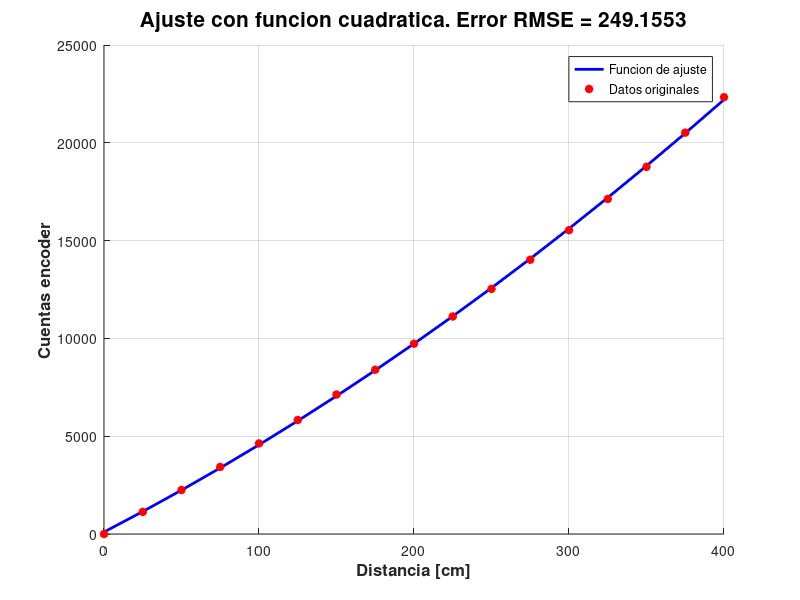
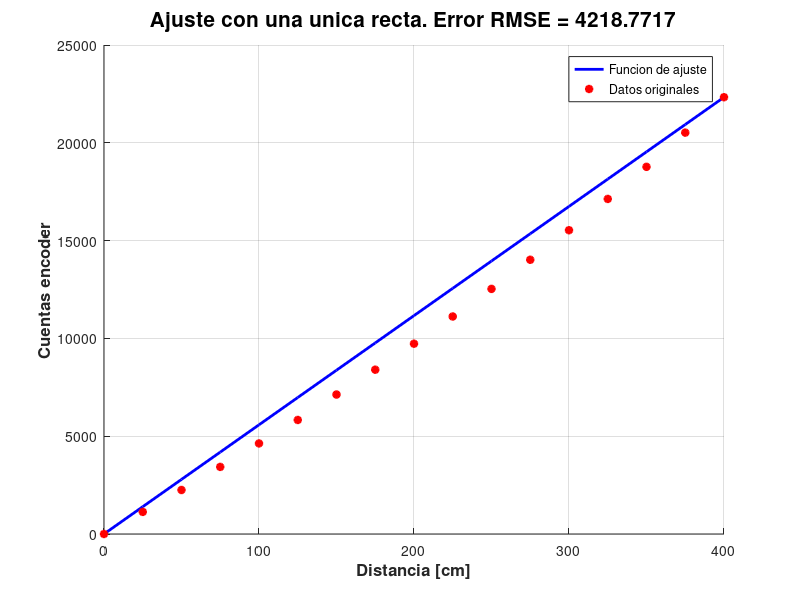

The MATLAB script that drew these images, in order: (Note: this script raises an error after producing the figures.)
clear all; close all; clc; 
% ========= Datos ========= 
Distancia_max = 400; %valor en cm
dist = 0:25:Distancia_max; %valor en cm
cant_ptos = length(dist);
encVal_total = [0	1130	2250	3430	4630	5830	7130	8400	9730	11120	12530	14020	15530	17130	18770	20520	22330];

% ========= Fitteo con cuadratica ========= 
p_real =  polyfit(dist',encVal_total',2);

% -- Fitteo con cuadratica --
fittedCurve_real = p_real(1)*dist.*dist + p_real(2)*dist+p_real(3);
error_rmse = 0;
for(ii = 1: cant_ptos)
    error_rmse = error_rmse +(encVal_total(ii)-fittedCurve_real(ii))^2; 
end
error_rmse = num2str(sqrt(error_rmse));
disp(['Error RMSE cuadratica: ',error_rmse]);
    

% -- Grafico de resultadas --
figure(1); hold all;
grid on;
set(gca,'color',[207/255, 231/255, 245/255]);
plot(dist,fittedCurve_real,'b', 'LineWidth',2);
plot(dist,encVal_total,'*r', 'LineWidth',2);
hold off;
title(['Ajuste con funcion cuadratica. Error RMSE = ',error_rmse],'FontSize',15,'FontWeight','bold');
xlabel('Distancia [cm]','FontSize',12,'FontWeight','bold');
ylabel('Cuentas encoder','FontSize',12,'FontWeight','bold');
legend('Funcion de ajuste','Datos originales');
set(gcf, 'Position', [100, 100, 960,570]);

% ========= Fitteo lineal con una sola recta ========= 
m_recta = (encVal_total(end)-encVal_total(1))/Distancia_max;
recta = dist*m_recta;

error_rmse = 0;
for(ii = 1: cant_ptos)
    error_rmse = error_rmse +(encVal_total(ii)-recta(ii))^2; 
end
error_rmse = num2str(sqrt(error_rmse));
disp(['Error RMSE recta: ',error_rmse]);

figure(2); hold all;
grid on;
set(gca,'color',[207/255, 231/255, 245/255]);
plot(dist,recta,'b', 'LineWidth',2);
plot(dist,encVal_total,'*r', 'LineWidth',2);
hold off;
title(['Ajuste con una unica recta. Error RMSE = ',error_rmse],'FontSize',15,'FontWeight','bold');
xlabel('Distancia [cm]','FontSize',12,'FontWeight','bold');
ylabel('Cuentas encoder','FontSize',12,'FontWeight','bold');
legend('Funcion de ajuste','Datos originales');
set(gcf, 'Position', [150, 150, 960,570]);

% =========  Fitteo lineal cada 25cm ========= 
syms cm;

m_porTramos = zeros(1,cant_ptos);
for jj = 1:cant_ptos-1
    m_porTramos(jj) = (encVal_total(jj+1)-encVal_total(jj))/25;
end

m_porTramos = [round(m_porTramos(1:end-1)) , round(m_porTramos(end-1))]; %le saco el ultimo 0 y le pongo la pendiente del 0 (0)
b_porTramos = encVal_total - m_porTramos.*dist;
fittedCurve_porTramo25cm = m_porTramos().*dist + b_porTramos;

error_rmse = 0;
for(ii = 1: cant_ptos)
    error_rmse = error_rmse +(encVal_total(ii)-fittedCurve_porTramo25cm(ii))^2; 
end
error_rmse = num2str(sqrt(error_rmse));
disp(['Error RMSE por tramos 25cm: ',error_rmse]);
%ittedCurve_porTramo_sym =  m_porTramos()*cm + b_porTramos; disp(fittedCurve_porTramo_sym);

figure(3); hold all;
grid on;
set(gca,'color',[207/255, 231/255, 245/255]);
plot(dist,fittedCurve_porTramo25cm,'b', 'LineWidth',2);
plot(dist,encVal_total,'*r', 'LineWidth',2);
hold off;
title(['Ajuste de datos con rectas cada 25cm. Error RMSE = ',error_rmse],'FontSize',15,'FontWeight','bold');
xlabel('Distancia [cm]','FontSize',12,'FontWeight','bold');
ylabel('Cuentas encoder','FontSize',12,'FontWeight','bold');
legend('Funcion de ajuste','Datos originales');
set(gcf, 'Position', [200, 200, 960,570]);


% =========  Fitteo lineal cada 100cm ========= 
% se prefirio tomar cada 100cm los fitteos para eliminar ruido, pq cada 25
% lo que pasaba era que algunas pendientes en vez de subir bajaban
mult = 4; %cuantos saltos de 25 agarro. como quiero cada 100, mult = 4
rangoPuntos = 1:mult:floor(cant_ptos)-1;
%calculo las pendientes
m_porTramos =  zeros(1,cant_ptos);
for jj = rangoPuntos;
    m_porTramos(jj) = (encVal_total(jj+mult)-encVal_total(jj))/(25*mult);
end

% si algun valor es nulo le pongo el anterior, para extender la recta
for jj = 1:cant_ptos
    if m_porTramos(jj)==0 
        m_porTramos(jj)=m_porTramos(jj-1);
    end
end


m_porTramos = [round(m_porTramos(1:end-1)) , round(m_porTramos(end-1))];
% calculo las ordenadas al origen
b_porTramos = zeros(1,cant_ptos);
for jj = rangoPuntos;
    b_porTramos(jj) = encVal_total(jj) - m_porTramos(jj).*dist(jj);
end
for jj = mult:1:floor(cant_ptos)-1
    if b_porTramos(jj)==0 
        b_porTramos(jj)=b_porTramos(jj-1);
    end
end
b_porTramos = [round(b_porTramos(1:end-1)) , round(b_porTramos(end-1))];



% Calculo los tramos, tanto numerica como simbolicamente
fittedCurve_porTramo100cm = m_porTramos.*dist + b_porTramos;
fittedCurve_porTramo_sym =  m_porTramos(1:mult:cant_ptos-1)*cm + b_porTramos(1:mult:cant_ptos-1); 
%disp(fittedCurve_porTramo_sym);

error_rmse = 0;
for(ii = 1: cant_ptos)
    error_rmse = error_rmse +(encVal_total(ii)-fittedCurve_porTramo100cm(ii))^2; 
end
error_rmse = num2str(sqrt(error_rmse));
disp(['Error RMSE por tramos 50cm: ',error_rmse]);

figure(4); hold all;
grid on;
set(gca,'color',[207/255, 231/255, 245/255]);
plot(dist,fittedCurve_porTramo100cm,'b', 'LineWidth',2);
plot(dist,encVal_total,'*r', 'LineWidth',2);
hold off;
title(['Ajuste de datos con rectas cada 100cm. Error RMSE = ',error_rmse],'FontSize',15,'FontWeight','bold');
xlabel('Distancia [cm]','FontSize',12,'FontWeight','bold');
ylabel('Cuentas encoder','FontSize',12,'FontWeight','bold');
legend('Funcion de ajuste','Datos originales');
set(gcf, 'Position', [250, 250, 960,570]);


